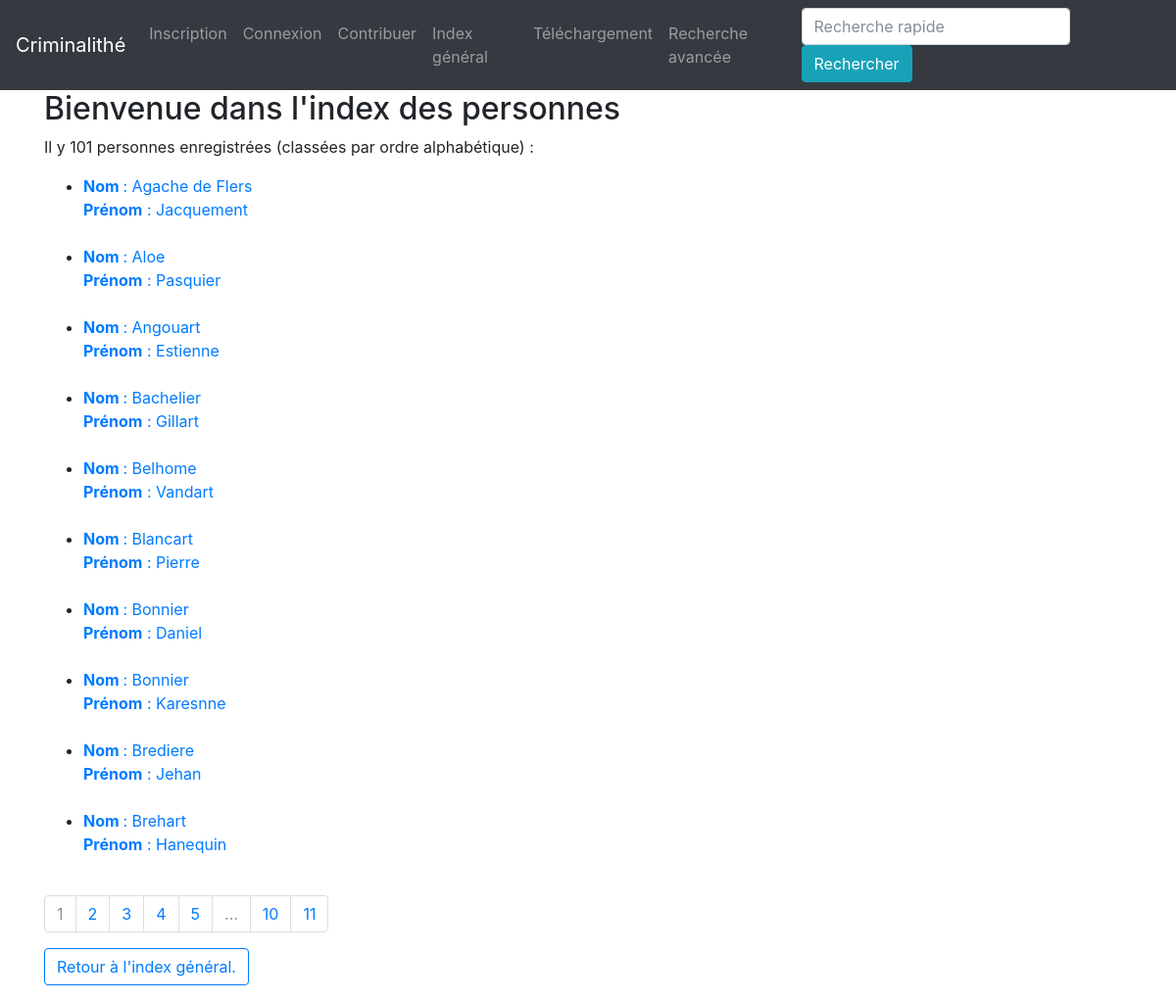
/Index/personnes/, run on the app's committed database.
### app/modeles/donnees.py (models this page shows, shortened)
class Personnes(db.Model):
    personnes_id = db.Column(db.Integer, primary_key=True, unique=True, nullable=False, autoincrement=True)
    personnes_amendes_id = db.Column(db.Integer, db.ForeignKey("amendes.amendes_personnes_id"))
    personnes_nom = db.Column(db.Text)
    personnes_prenom = db.Column(db.Text)
    authorships = db.relationship("Authorship", back_populates="personne")
    amendes = db.relationship("Amendes", backref="amendes", foreign_keys="Amendes.amendes_personnes_id")

### app/routes/__init__.py (the view)
@app.route("/Index/personnes/")
def index_personnes():
    page = request.args.get("page", 1)
    if isinstance(page, str) and page.isdigit():
        page = int(page)
    else:
        page = 1
    personnes = Personnes.query.order_by(Personnes.personnes_nom).paginate(page=page, per_page=RESULTATS_PAR_PAGES_INDEX)
    return render_template("pages/Index_personnes.html", personnes=personnes)

### app/templates/pages/Index_personnes.html
{% extends "conteneur.html" %}
{% block corps %}
    <h2> Bienvenue dans l'index des personnes</h2>
<p>
    Il y 101 personnes enregistrées (classées par ordre alphabétique) :
        <ul>
            {% for personne in personnes.items %}
                <li><a href="{{url_for('personne', personnes_id=personne.personnes_id+1)}}">
                    <b>Nom </b>: {{personne.personnes_nom}}<br/>
                    <b>Prénom</b> : {{personne.personnes_prenom}}<br/>
                </a></li><br/>
            {% endfor %}
        </ul>
<nav aria-label="research-pagination">
      <ul class="pagination">
        {%- for page in personnes.iter_pages() %}
            {% if page %}
              {% if page != personnes.page %}
                <li class="page-item">
                    <a class="page-link" href="{{ url_for("index_personnes", page=page) }}">{{page}}</a>
                </li>
              {% else %}
                <li class="page-item active disabled">
                  <a class="page-link">{{page}} <span class="sr-only">(actuelle)</span></a>
                </li>
              {% endif %}
          {% else %}
                <li class="page-item disabled">
                  <a class="page-link">...</a>
                </li>
          {% endif %}
        {%- endfor %}
      </ul>
<button type="button" class="btn btn-outline-primary">
    <a href="{{url_for('index')}}">Retour à l'index général.</a></li>
</button>
</p>
{% endblock %}

### data on the page
Personnes: personnes_nom "Agache de Flers", personnes_prenom "Jacquement"
Personnes: personnes_nom "Aloe", personnes_prenom "Pasquier"
Personnes: personnes_nom "Angouart", personnes_prenom "Estienne"
Personnes: personnes_nom "Bachelier", personnes_prenom "Gillart"
Personnes: personnes_nom "Belhome", personnes_prenom "Vandart"
Personnes: personnes_nom "Blancart", personnes_prenom "Pierre"
Personnes: personnes_nom "Bonnier", personnes_prenom "Daniel"
Personnes: personnes_nom "Bonnier", personnes_prenom "Karesnne"
Personnes: personnes_nom "Brediere", personnes_prenom "Jehan"
Personnes: personnes_nom "Brehart", personnes_prenom "Hanequin"

### other printed values
{{ page }} "1"
{{ page }} "2" "3" "4" "5" "10" "11"
